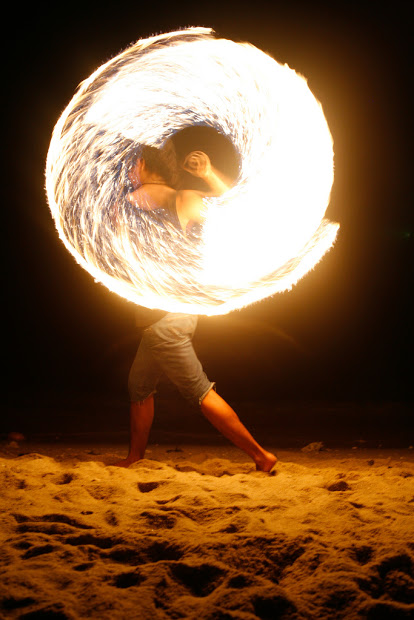
#> input picture imagem.jpg, 414 x 620 px
$ python atividade1.py
#> lines starting #> are read from the running program, lines starting #| are printed output that depends on the picture; after the words box and inside, x2 and y2 are one past the last pixel; in counts of white or black regions, pixels touching at a corner belong together
import cv2

imagem = cv2.imread("imagem.jpg")
#> imagem is the input picture: shape (620, 414, 3); mean B, G, R 56.2, 85.8, 120.2

cv2.imshow("Original", imagem)

# Valores da imagem

print ("Imagem Original:\n")

print ("Altura (height): %d pixels" % imagem.shape[0])
#| Altura (height): 620 pixels
print ("Largura (width): %d pixels" % imagem.shape[1])
#| Largura (width): 414 pixels
print ("Canais (channels): %d\n"    % imagem.shape[2])
#| Canais (channels): 3

(b, g, r) = imagem[0, 0]
#> b = 0; g = 2; r = 2
print ("Cor do pixel em (0, 0) - Vermelho: %d, Verde: %d, Azul: %d" % (r, g, b))
#| Cor do pixel em (0, 0) - Vermelho: 2, Verde: 2, Azul: 0

(b, g, r) = imagem[105, 150]
#> b = 248; g = 250; r = 250
print ("Cor do pixel em (250, 305) - Vermelho: %d, Verde: %d, Azul: %d" % (r, g, b))
#| Cor do pixel em (250, 305) - Vermelho: 250, Verde: 250, Azul: 248

(b, g, r) = imagem[30, 150]
#> b = 7; g = 21; r = 40
print ("Cor do pixel em (250, 30) - Vermelho: %d, Verde: %d, Azul: %d\n" % (r, g, b))
#| Cor do pixel em (250, 30) - Vermelho: 40, Verde: 21, Azul: 7

fatia = imagem[50:65, 170:190]

# Fatiando a imagem

#imagem[20:60, 10:50] = (0, 0, 255) // modifica as cores em um intervalo

(b1, g1, r1) = fatia[0][0]
#> b1 = 253; g1 = 255; r1 = 255

for y in range(0, len(imagem)):
	for x in range(0, len(imagem[y])):

		(b2, g2, r2) = imagem[y][x]

		if (((b1 + 10) <= b2) or ((b1 - 10) >= b2) and
		    ((g1 + 10) <= g2) or ((g1 - 10) >= g2) and
		    ((r1 + 10) <= r2) or ((r1 - 10) >= r2)):
			continue

		else: imagem[y][x] = (0, 255, 0)
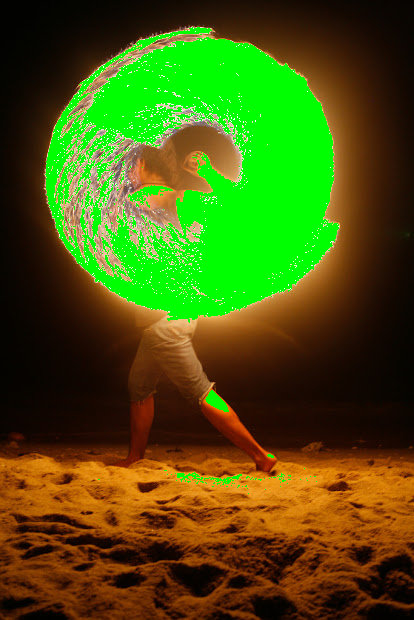
#> imagem: shape (620, 414, 3); 18.89% of pixels changed, all inside (x1, y1, x2, y2) = (45, 27, 339, 494)

cv2.imshow("Imagem modificada", imagem)

cv2.waitKey(0)
